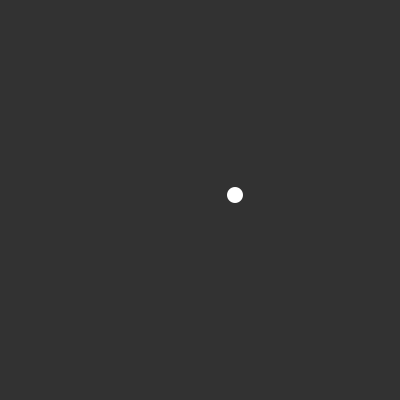
Frame 1 (no input)
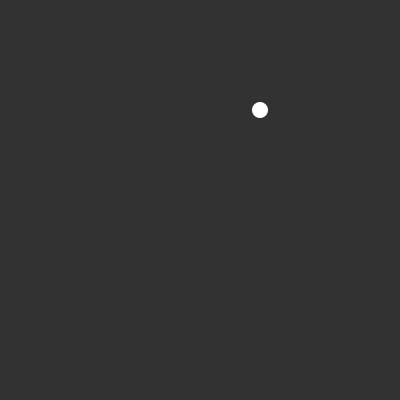
Frame 60 (the mouse pressed at the canvas centre just before this capture)
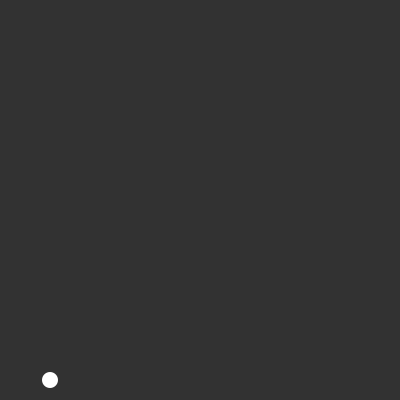
Frame 120 (the mouse held since frame 60 and released just before this capture)

The Processing sketch that drew these frames (run headless with seeded random() and noise(); from frame 60 on, the mouse is pressed at the canvas centre):

// Processing sketch: ballCollision
// ── ballCollision.pde
float x;
float y;
boolean dirX;
boolean dirY;
int r;
int speed;

void setup(){
  size(400,400);
  
  x = width/2 + 30;
  y = width/2;
  dirX = true;
  dirY = false;
  r = 16;
  speed = 5;
}

void draw() {
  
  // TODO: Random direction or speed when colliding
  
  background(50);
  noStroke();
  fill(255);
  
  checkCollision();
  updateBall();
  
  ellipse(x,y,r,r);
}

void checkCollision(){
  // Check X
  if(x>width-r/2){
    dirX = false;
  }else if(x<0+r/2){
    dirX = true;
  }
  
  // Check Y
  if(y>height-r/2){
    dirY = false;
  }else if(y<0+r/2){
    dirY = true;
  }
}

void updateBall(){
  // Update X
  if(dirX){
    x += speed;
  }else if(!dirX){
    x -= speed;
  }
  
  // Update Y
  if(dirY){
    y += speed;
  }else if(!dirY){
    y -= speed;
  }
}
